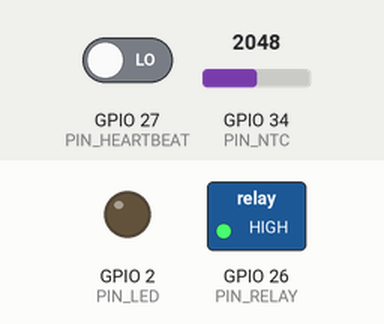
Simulated run of this program. Board: ESP32. Shown: switched loads named in the program (green lamp = pin HIGH), output pins drawn as LEDs (lit = HIGH). Dashed ring = blinking. The inputs (shaded band) are chosen by the test bench; at power-on: GPIO 34 (PIN_NTC) = 2048, GPIO 27 (PIN_HEARTBEAT) LOW (analog values on the 0–4095 scale). What the program prints to the serial monitor is not drawn.

Above: at 1.2 s.
1.3 s: GPIO 34 (PIN_NTC) set to 1228
At 1.51 s:
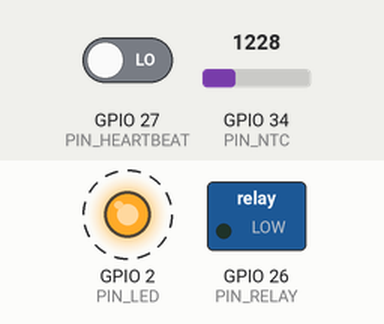
Timing chart, 0 to 10.3 s (numbered marks = the images above; inputs shaded):
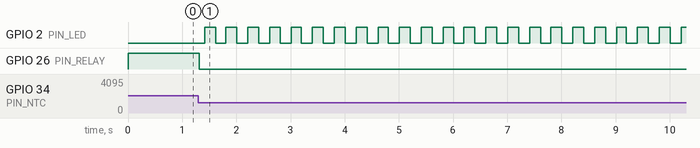

Measured:
- after the input at 1.3 s, GPIO 26 (PIN_RELAY): HIGH → LOW after 0.02 s instead of 1.7 s
- by itself, GPIO 2 (PIN_LED): alternates HIGH for 0.20 s and LOW for 0.20 s

The program:

main.cpp
```cpp
// ESP32 safety cutoff. Build: pio run -e esp32dev -t upload
#include <Arduino.h>
#include "cutoff.h"

constexpr int PIN_NTC = 34;        // ADC1, cell-surface thermistor
constexpr int PIN_HEARTBEAT = 27;  // from Pi GPIO23
constexpr int PIN_RELAY = 26;      // HIGH = heater supply allowed (relay/MOSFET has pull-down)
constexpr int PIN_LED = 2;

cutoff::Cutoff guard;

void setup() {
    pinMode(PIN_RELAY, OUTPUT);
    digitalWrite(PIN_RELAY, LOW);
    pinMode(PIN_HEARTBEAT, INPUT_PULLDOWN);
    pinMode(PIN_LED, OUTPUT);
    analogReadResolution(12);
    Serial.begin(115200);
}

void loop() {
    float cell = cutoff::ntc_celsius(analogRead(PIN_NTC));
    bool ok = guard.update(millis(), cell, digitalRead(PIN_HEARTBEAT));
    digitalWrite(PIN_RELAY, ok ? HIGH : LOW);
    digitalWrite(PIN_LED, ok ? LOW : (millis() / 200) % 2);
    static uint32_t last = 0;
    if (millis() - last > 1000) {
        last = millis();
        Serial.printf("cell=%.2f ok=%d reason=%d\n", cell, ok, int(guard.reason()));
    }
    delay(20);
}
```

cutoff.h
```cpp
// Independent hardware safety cutoff, portable C++17 (runs on ESP32 and on the host for tests).
// The Pi's heater control is not trusted. This board breaks the heater supply when:
//   - the cell thermistor exceeds CELL_MAX_C,
//   - the Pi heartbeat stops toggling for HEARTBEAT_TIMEOUT_MS,
//   - the thermistor reading is implausible (open or short circuit).
// Once tripped it stays latched until a physical reset.
#pragma once
#include <cstdint>

namespace cutoff {

struct Config {
    float cell_max_c = 42.0f;
    float plausible_min_c = -55.0f;
    float plausible_max_c = 100.0f;
    uint32_t heartbeat_timeout_ms = 3000;
};

enum class Reason : uint8_t { None, OverTemp, SensorFault, HeartbeatLost };

class Cutoff {
public:
    explicit Cutoff(Config c = {}) : cfg_(c) {}

    // Call every loop. Returns true if the relay may stay closed (power allowed).
    bool update(uint32_t now_ms, float cell_c, bool heartbeat_level) {
        if (reason_ != Reason::None) return false;
        if (!started_) { started_ = true; last_edge_ms_ = now_ms; last_level_ = heartbeat_level; }
        if (heartbeat_level != last_level_) { last_level_ = heartbeat_level; last_edge_ms_ = now_ms; }
        if (cell_c < cfg_.plausible_min_c || cell_c > cfg_.plausible_max_c) return trip(Reason::SensorFault);
        if (cell_c >= cfg_.cell_max_c) return trip(Reason::OverTemp);
        if (now_ms - last_edge_ms_ > cfg_.heartbeat_timeout_ms) return trip(Reason::HeartbeatLost);
        return true;
    }

    Reason reason() const { return reason_; }

private:
    bool trip(Reason r) { reason_ = r; return false; }
    Config cfg_;
    Reason reason_ = Reason::None;
    bool started_ = false, last_level_ = false;
    uint32_t last_edge_ms_ = 0;
};

// NTC thermistor (10k, B=3950) in a divider with a fixed resistor to 3.3 V.
inline float ntc_celsius(uint16_t adc, uint16_t adc_max = 4095, float r_fixed = 10000.0f,
                         float r0 = 10000.0f, float beta = 3950.0f) {
    if (adc == 0 || adc >= adc_max) return -999.0f;   // open/short -> implausible
    float r = r_fixed * adc / float(adc_max - adc);
    float inv_t = 1.0f / 298.15f + (1.0f / beta) * __builtin_logf(r / r0);
    return 1.0f / inv_t - 273.15f;
}

}  // namespace cutoff
```
